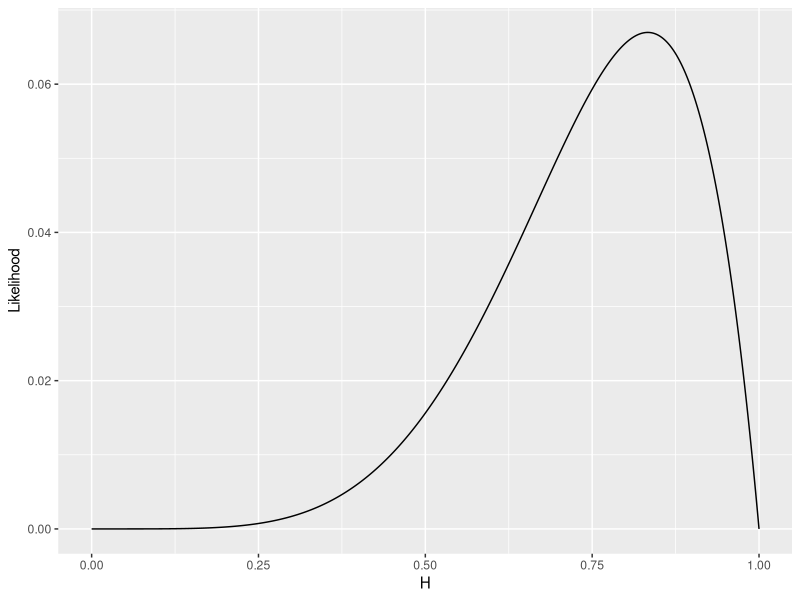
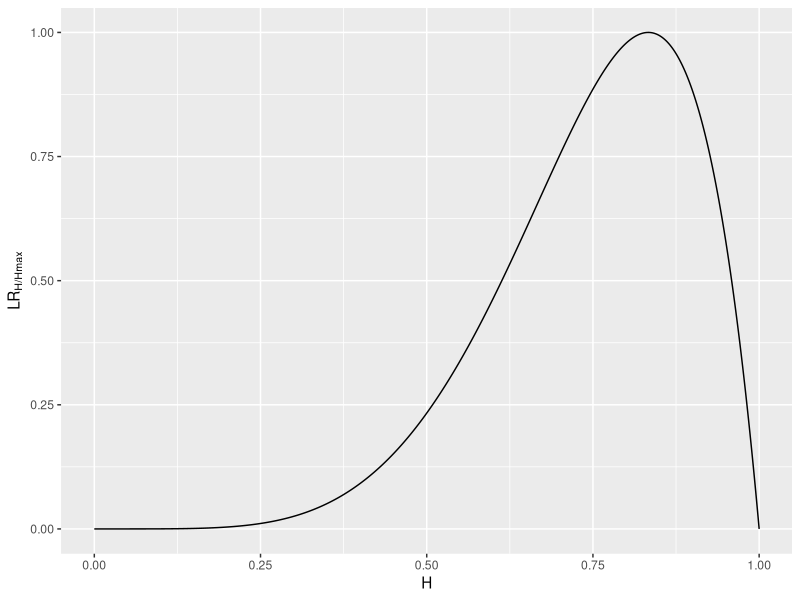
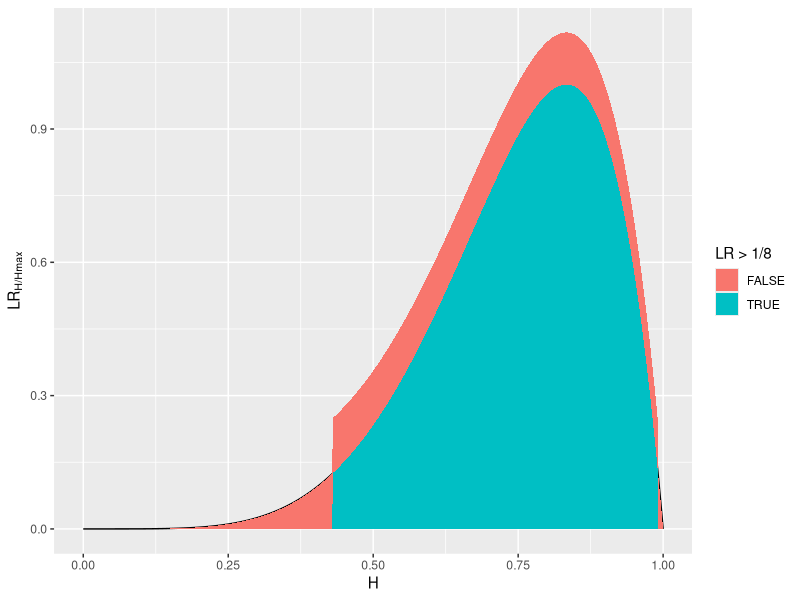
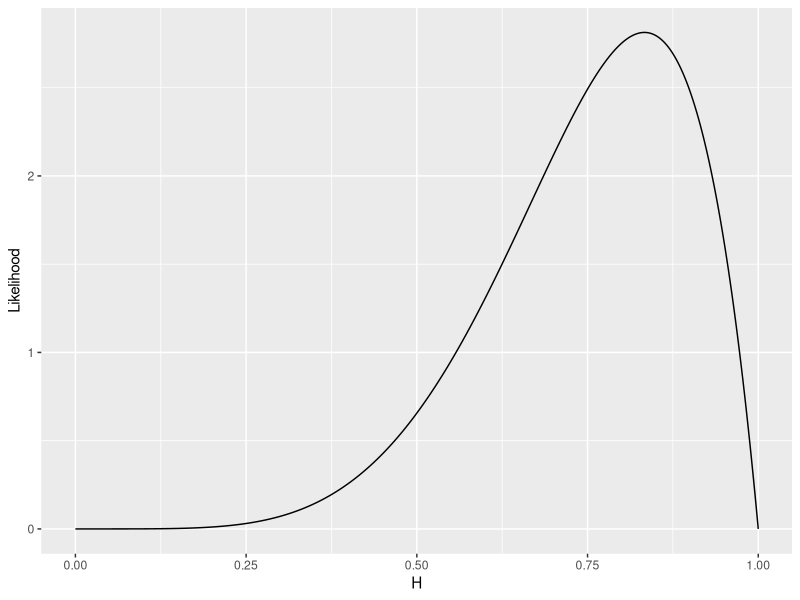
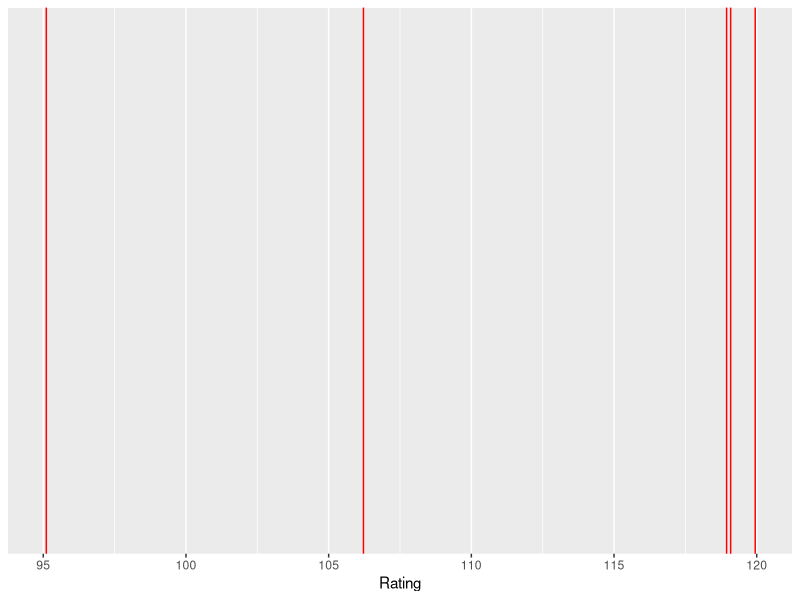
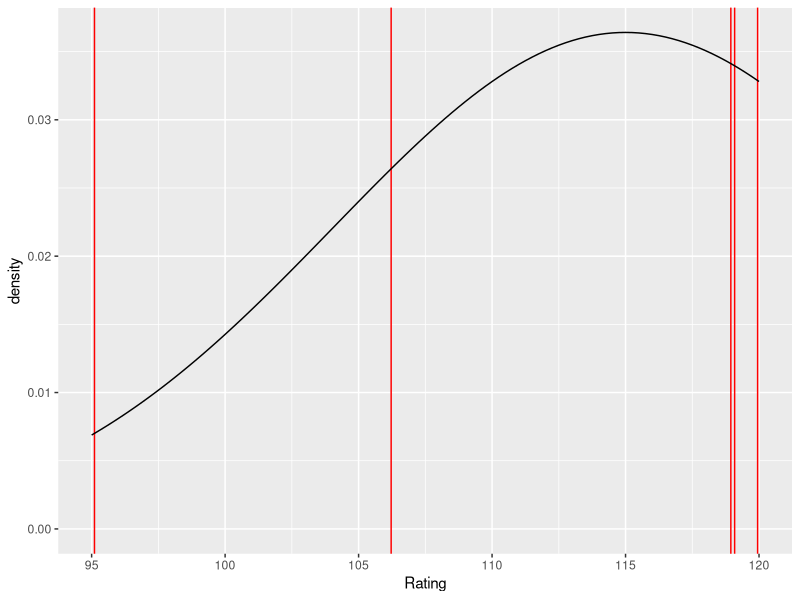
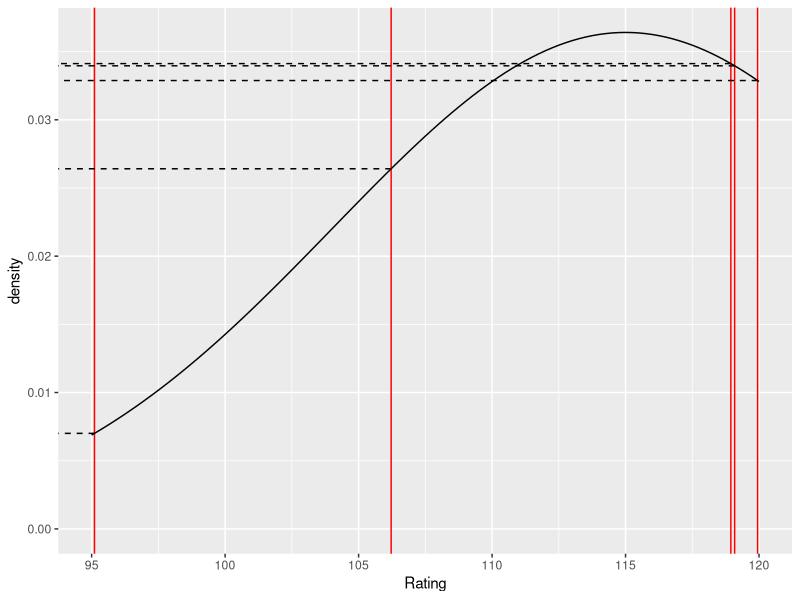
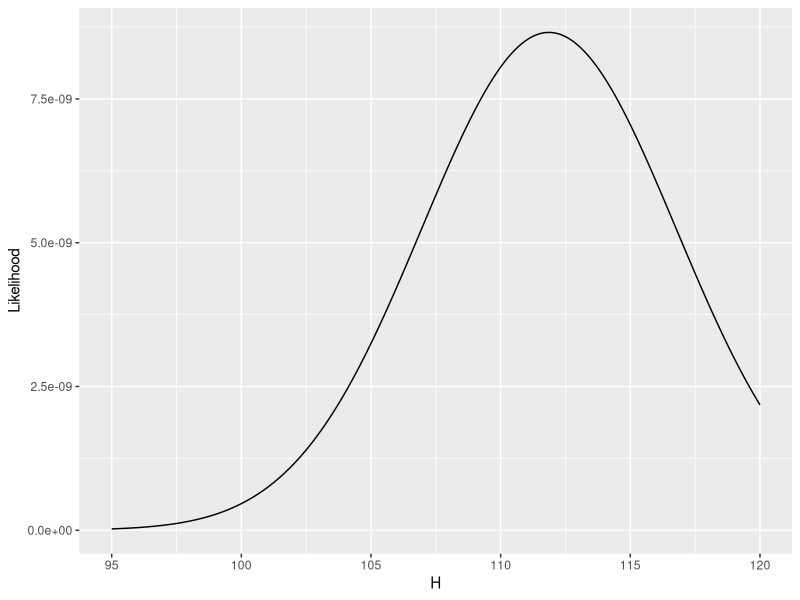

Write the R code that produced these figures, in order.
## ---- chunk 1
library(ggplot2)
## ---- chunk 2
n_trials = 6
n_correct = 5
## ---- chunk 3
likelihood_function = function(H, successes, n){
  return(H^successes * (1-H)^(n-successes))
}

H = seq(0,1,0.001)
likelihood_data = data.frame(H, Likelihood=likelihood_function(H, n_correct, n_trials))

likelihood_plot = ggplot(likelihood_data, aes(x=H, y=Likelihood)) +
  geom_line()

print(likelihood_plot)
## ---- chunk 4
ML_H = n_correct/n_trials
ML = likelihood_function(ML_H, n_correct, n_trials)
print(ML)
## ---- chunk 5
likelihood_function(0.8, n_correct, n_trials) / likelihood_function(0.5, n_correct, n_trials)
## ---- chunk 6
likelihood_function(0.8, n_correct, n_trials) / likelihood_function(0.9, n_correct, n_trials)
## ---- chunk 7
likelihood_data$LR = likelihood_data$Likelihood / ML

LR_plot = likelihood_plot %+% likelihood_data +
  aes(y=LR) +
  labs(y=expression("LR"["H/Hmax"]))

print(LR_plot)
## ---- chunk 8
LR_plot = LR_plot +
  geom_area(aes(fill=LR>1/8))

print(LR_plot)
## ---- chunk 9
likelihood_data$Likelihood = dbeta(H, shape1=n_correct+1, shape2=n_trials-n_correct+1)

print(likelihood_plot %+% likelihood_data)
## ---- chunk 10
set.seed(0)
small_data = data.frame(Rating=rnorm(5, mean=100, sd=15))

small_data

x_range = c(floor(min(small_data$Rating)),
            ceiling(max(small_data$Rating)))

ratings_plot = ggplot(small_data, aes(x=Rating)) +
  geom_vline(aes(xintercept=Rating), color="red") +
  lims(x=x_range)

ratings_plot
## ---- chunk 11
H = 115
sd_sample = sd(small_data$Rating)

H_plot = ratings_plot +
  labs(y="density") +
  lims(y=c(0,NA))

H_plot_A = H_plot +
  stat_function(fun=dnorm, args=list(mean=H, sd=sd_sample))

print(H_plot_A)
## ---- chunk 12
H_densities = data.frame(Rating=small_data$Rating,
                         density=dnorm(small_data$Rating, mean=H, sd=sd_sample))

H_densities
## ---- chunk 13
H_plot_A = H_plot_A +
  geom_segment(aes(y=density, yend=density),
               data=H_densities,
               xend=x_range[1]-5,
               lty="dashed")

print(H_plot_A)
## ---- chunk 14
prod(H_densities$density)
## ---- chunk 15
likelihood_data = data.frame(H=seq(x_range[1], x_range[2], 0.1), Likelihood=0)

for(row in 1:nrow(likelihood_data)){
  l = prod(dnorm(small_data$Rating, mean=likelihood_data$H[row], sd=sd_sample))
  likelihood_data$Likelihood[row] = l
}

likelihood_plot = ggplot(likelihood_data, aes(x=H, y=Likelihood)) +
  geom_line()

print(likelihood_plot)
## ---- chunk 16
H = 95

H_plot_B = H_plot +
  stat_function(fun=dnorm, args=list(mean=H, sd=sd_sample))

print(H_plot_B)
## ---- chunk 17
sd_fixed_mean = function(x, fixed_mean){
  deviations = x - fixed_mean
  sumsq = sum(deviations^2)
  denom = length(x) - 1
  return(sqrt(sumsq/denom))
}
## ---- chunk 18
sd_H = sd_fixed_mean(small_data$Rating, H)

sd_H
sd_sample
## ---- chunk 19
H_plot_B = H_plot_B +
  stat_function(fun=dnorm, args=list(mean=H, sd=sd_H), lty="dashed")

print(H_plot_B)
## ---- chunk 20
likelihood_data$profile_likelihood = 0

for(row in 1:nrow(likelihood_data)){
  H = likelihood_data$H[row]
  sd_H = sd_fixed_mean(small_data$Rating, H)
  l = prod(dnorm(small_data$Rating, mean=H, sd=sd_H))
  likelihood_data$profile_likelihood[row] = l
}

likelihood_plot = likelihood_plot %+% likelihood_data +
  geom_line(aes(y=profile_likelihood), lty="dashed")

print(likelihood_plot)
## ---- chunk 21
set.seed(0)
big_data = data.frame(Rating=rnorm(600, mean=100, sd=15))
## ---- chunk 22
H = 115
likelihood = prod(dnorm(big_data$Rating, mean=H, sd=sd(big_data$Rating)))

likelihood
## ---- chunk 23
likelihood == 0
## ---- chunk 24
log(0.001)
## ---- chunk 25
exp(log(0.001))
## ---- chunk 26
log(0.01)

log(0.1) + log(0.1)

exp(log(0.1) + log(0.1))
## ---- chunk 27
dnorm(150, mean=100, sd=115, log=TRUE)
## ---- chunk 28
log_likelihood = sum(dnorm(big_data$Rating, mean=H, sd=sd(big_data$Rating), log=TRUE))

log_likelihood
## ---- chunk 29
H_2 = 150
log_likelihood_2 = sum(dnorm(big_data$Rating, mean=H_2, sd=sd(big_data$Rating), log=TRUE))

log_likelihood_2 - log_likelihood
